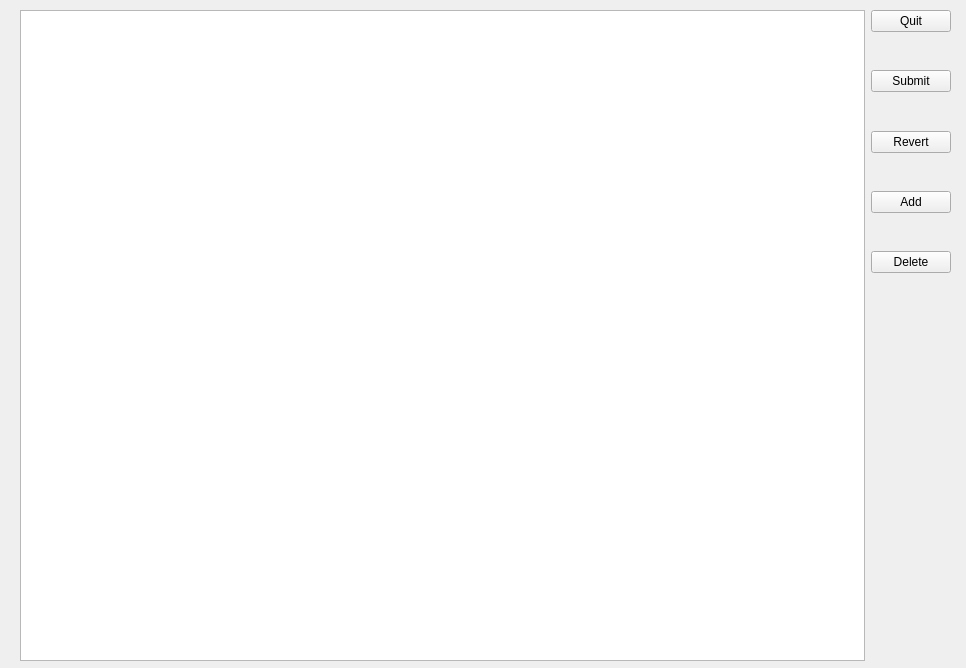
<?xml version="1.0" encoding="UTF-8"?>
<ui version="4.0">
 <class>EmployeesManage</class>
 <widget class="QWidget" name="EmployeesManage">
  <property name="geometry">
   <rect>
    <x>0</x>
    <y>0</y>
    <width>966</width>
    <height>668</height>
   </rect>
  </property>
  <property name="windowTitle">
   <string>EmployeesManage</string>
  </property>
  <widget class="QWidget" name="layoutWidget">
   <property name="geometry">
    <rect>
     <x>20</x>
     <y>10</y>
     <width>931</width>
     <height>651</height>
    </rect>
   </property>
   <layout class="QHBoxLayout" name="horizontalLayout">
    <item>
     <widget class="TableView" name="TableView"/>
    </item>
    <item>
     <layout class="QVBoxLayout" name="verticalLayout">
      <item>
       <widget class="PushButton" name="PushButton">
        <property name="text">
         <string>Quit</string>
        </property>
       </widget>
      </item>
      <item>
       <spacer name="verticalSpacer_5">
        <property name="orientation">
         <enum>Qt::Vertical</enum>
        </property>
        <property name="sizeHint" stdset="0">
         <size>
          <width>20</width>
          <height>40</height>
         </size>
        </property>
       </spacer>
      </item>
      <item>
       <widget class="PushButton" name="PushButton_2">
        <property name="text">
         <string>Submit</string>
        </property>
       </widget>
      </item>
      <item>
       <spacer name="verticalSpacer_2">
        <property name="orientation">
         <enum>Qt::Vertical</enum>
        </property>
        <property name="sizeHint" stdset="0">
         <size>
          <width>20</width>
          <height>40</height>
         </size>
        </property>
       </spacer>
      </item>
      <item>
       <widget class="PushButton" name="PushButton_3">
        <property name="text">
         <string>Revert</string>
        </property>
       </widget>
      </item>
      <item>
       <spacer name="verticalSpacer_11">
        <property name="orientation">
         <enum>Qt::Vertical</enum>
        </property>
        <property name="sizeHint" stdset="0">
         <size>
          <width>20</width>
          <height>40</height>
         </size>
        </property>
       </spacer>
      </item>
      <item>
       <widget class="PushButton" name="PushButton_4">
        <property name="text">
         <string>Add</string>
        </property>
       </widget>
      </item>
      <item>
       <spacer name="verticalSpacer_4">
        <property name="orientation">
         <enum>Qt::Vertical</enum>
        </property>
        <property name="sizeHint" stdset="0">
         <size>
          <width>20</width>
          <height>40</height>
         </size>
        </property>
       </spacer>
      </item>
      <item>
       <widget class="PushButton" name="PushButton_5">
        <property name="text">
         <string>Delete</string>
        </property>
       </widget>
      </item>
      <item>
       <spacer name="verticalSpacer_15">
        <property name="orientation">
         <enum>Qt::Vertical</enum>
        </property>
        <property name="sizeHint" stdset="0">
         <size>
          <width>20</width>
          <height>40</height>
         </size>
        </property>
       </spacer>
      </item>
      <item>
       <spacer name="verticalSpacer_16">
        <property name="orientation">
         <enum>Qt::Vertical</enum>
        </property>
        <property name="sizeHint" stdset="0">
         <size>
          <width>20</width>
          <height>40</height>
         </size>
        </property>
       </spacer>
      </item>
      <item>
       <spacer name="verticalSpacer_14">
        <property name="orientation">
         <enum>Qt::Vertical</enum>
        </property>
        <property name="sizeHint" stdset="0">
         <size>
          <width>20</width>
          <height>40</height>
         </size>
        </property>
       </spacer>
      </item>
      <item>
       <spacer name="verticalSpacer_13">
        <property name="orientation">
         <enum>Qt::Vertical</enum>
        </property>
        <property name="sizeHint" stdset="0">
         <size>
          <width>20</width>
          <height>40</height>
         </size>
        </property>
       </spacer>
      </item>
      <item>
       <spacer name="verticalSpacer_9">
        <property name="orientation">
         <enum>Qt::Vertical</enum>
        </property>
        <property name="sizeHint" stdset="0">
         <size>
          <width>20</width>
          <height>40</height>
         </size>
        </property>
       </spacer>
      </item>
      <item>
       <spacer name="verticalSpacer_12">
        <property name="orientation">
         <enum>Qt::Vertical</enum>
        </property>
        <property name="sizeHint" stdset="0">
         <size>
          <width>20</width>
          <height>40</height>
         </size>
        </property>
       </spacer>
      </item>
      <item>
       <spacer name="verticalSpacer_10">
        <property name="orientation">
         <enum>Qt::Vertical</enum>
        </property>
        <property name="sizeHint" stdset="0">
         <size>
          <width>20</width>
          <height>40</height>
         </size>
        </property>
       </spacer>
      </item>
      <item>
       <spacer name="verticalSpacer_8">
        <property name="orientation">
         <enum>Qt::Vertical</enum>
        </property>
        <property name="sizeHint" stdset="0">
         <size>
          <width>20</width>
          <height>40</height>
         </size>
        </property>
       </spacer>
      </item>
      <item>
       <spacer name="verticalSpacer_7">
        <property name="orientation">
         <enum>Qt::Vertical</enum>
        </property>
        <property name="sizeHint" stdset="0">
         <size>
          <width>20</width>
          <height>40</height>
         </size>
        </property>
       </spacer>
      </item>
      <item>
       <spacer name="verticalSpacer_6">
        <property name="orientation">
         <enum>Qt::Vertical</enum>
        </property>
        <property name="sizeHint" stdset="0">
         <size>
          <width>20</width>
          <height>40</height>
         </size>
        </property>
       </spacer>
      </item>
      <item>
       <spacer name="verticalSpacer_3">
        <property name="orientation">
         <enum>Qt::Vertical</enum>
        </property>
        <property name="sizeHint" stdset="0">
         <size>
          <width>20</width>
          <height>40</height>
         </size>
        </property>
       </spacer>
      </item>
      <item>
       <spacer name="verticalSpacer">
        <property name="orientation">
         <enum>Qt::Vertical</enum>
        </property>
        <property name="sizeHint" stdset="0">
         <size>
          <width>20</width>
          <height>40</height>
         </size>
        </property>
       </spacer>
      </item>
     </layout>
    </item>
   </layout>
  </widget>
 </widget>
 <customwidgets>
  <customwidget>
   <class>PushButton</class>
   <extends>QPushButton</extends>
   <header>qfluentwidgets</header>
  </customwidget>
  <customwidget>
   <class>TableView</class>
   <extends>QTableView</extends>
   <header>qfluentwidgets</header>
  </customwidget>
 </customwidgets>
 <resources/>
 <connections/>
</ui>
